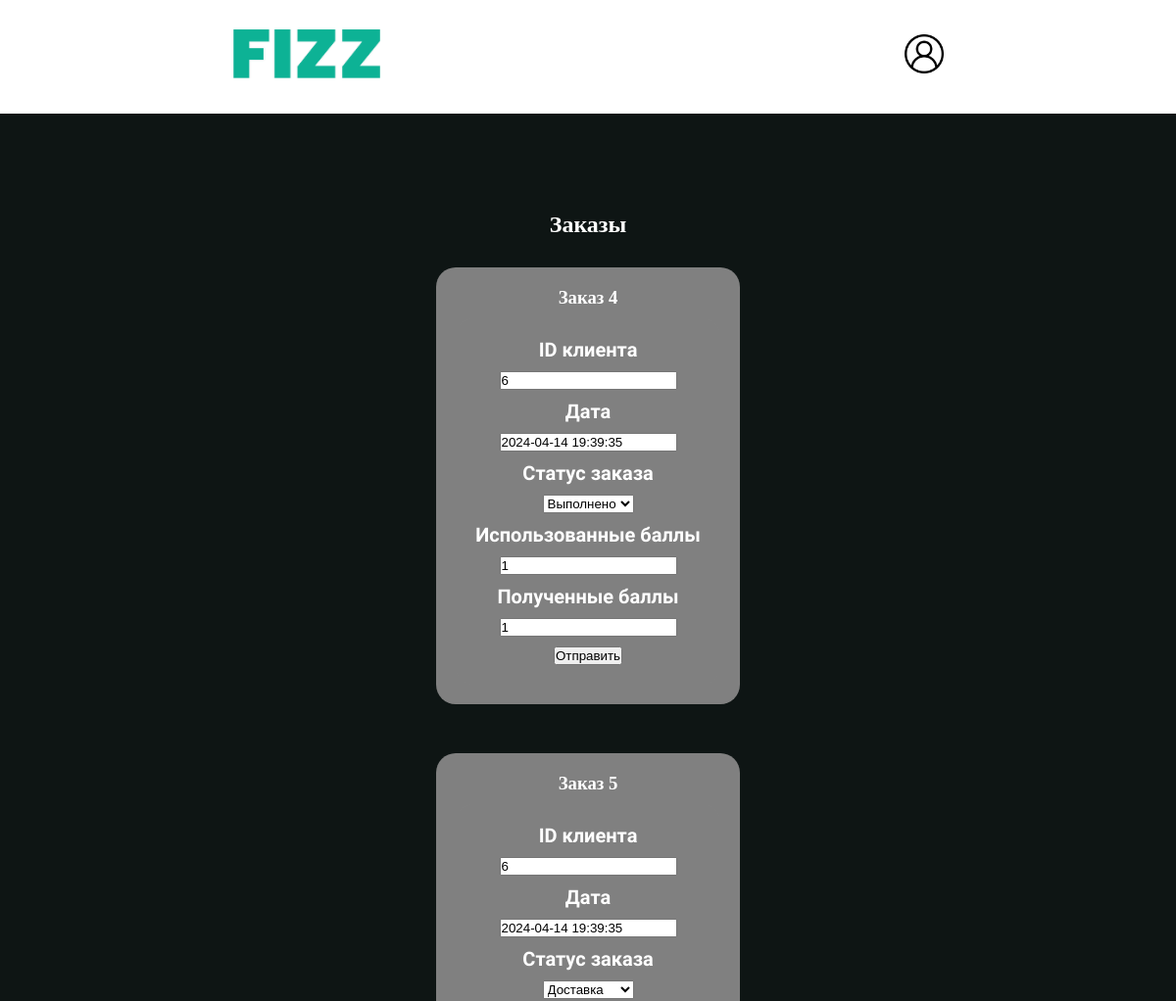
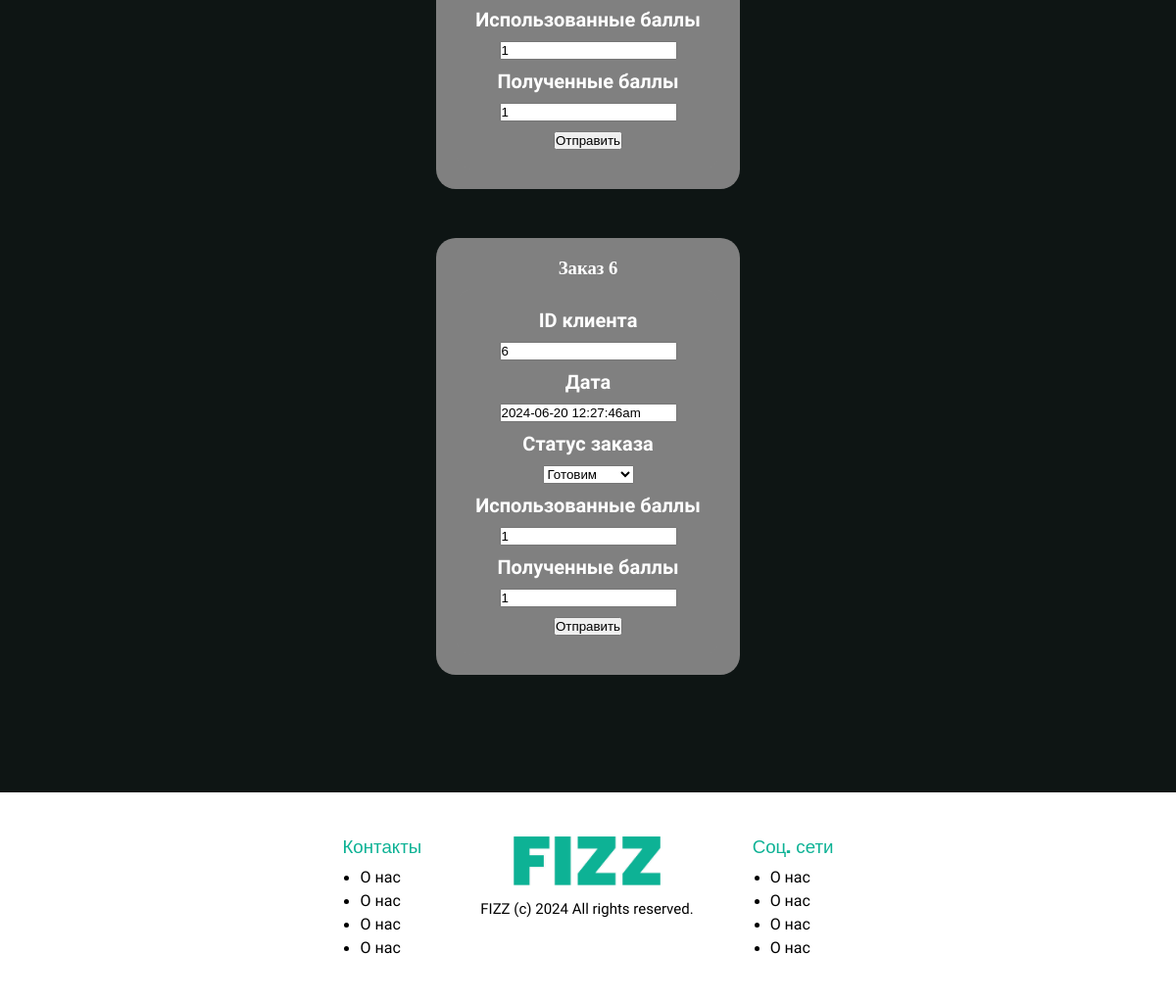
The app's page /admin/order-adm.php with its own data (2 pictures, top to bottom).
### tables this page shows
CREATE TABLE `Orders` (
  `Id_order` int NOT NULL,
  `User_id` int NOT NULL,
  `Date_of_order` varchar(30) NOT NULL,
  `Status` varchar(50) NOT NULL,
  `Total_price` decimal(25,0) NOT NULL,
  `Used_bonuses` decimal(10,0) DEFAULT NULL,
  `Accrued_bonuses` decimal(10,0) DEFAULT NULL,
  `Id_product` int DEFAULT NULL,
  `comment` varchar(255) DEFAULT NULL
);

### admin/order-adm.php (the view, shortened to what this page needs)
<?php
require_once "../connect/header.php";
require_once "../connect/connect.php";
$orders = mysqli_fetch_all(mysqli_query($con, "SELECT * From Orders"));
?>
    <main class="adm-editm">
        <section class="adm-edit">
        <div class="orders">
        <h2>Заказы</h2>
        <?php
foreach ($orders as $order) { ?>
<div class="cat-prod-ord-cont">
<h3>Заказ <?=$order[0]?></h3>
<form id="ord-form" method="post" action="ordADM.php">
<label for="user-id">ID клиента</label>
<input id="user-id" name="id_u" readonly type="text" value="<?=$order[1]?>">
<label for="date">Дата</label>
<input id="date" type="text" value="<?=$order[2]?>">
    <label for="status">Статус заказа</label>
    <select id="status" name="status">
  <option value="Готовим" <?php if ($order[3] === "Готовим") echo "selected"; ?> name = "status">Готовим</option>
  <option value="Доставка" <?php if ($order[3] === "Доставка") echo "selected"; ?> name = "status">Доставка</option>
  <option value="Выполнено" <?php if ($order[3] === "Выполнено") echo "selected"; ?> name = "status">Выполнено</option>
</select>
    <label for="bonus-u">Использованные баллы</label>
    <input type="text" value="<?=$order[5]?>">
    <label for="bonus-a">Полученные баллы</label>
    <input type="text" value="<?=$order[6]?>">
<input type="submit" value="Отправить">
</form>
</div>
        <?php } ?>
            </div>
        </section>
    </main>
    <?php include ("../connect/footer.php"); ?>
</body>
</html>

### style.css (style rules this page uses)
* { margin: 0; padding: 0; }
body { display: flex; flex-direction: column; background-color: #0E1514; }
main { display: flex; flex-direction: column; align-items: center; padding: 100px; }
section { display: flex; flex-direction: column; align-items: center; color: white; }
label { font-family: "Commissioner", sans-serif; font-weight: 600; font-size: 20px; }
.adm-editm { display: flex; }
.adm-editm h2 { color: white; }
.adm-edit { display: flex; flex-direction: row; justify-content: space-around; width: 100%; align-items: flex-start; }
.cat-prod-ord-cont { display: flex; flex-direction: column; align-items: center; gap: 10px; background-color: grey; padding: 20px; border-radius: 20px; margin: 0 0 20px 0; }
.create form, #ord-form { display: flex; flex-direction: column; align-items: center; gap: 10px; background-color: grey; padding: 20px; border-radius: 20px; }
.orders { display: flex; flex-direction: column; align-items: center; gap: 30px; }

### records on screen
orders: Id_order "4", id_u "6", Date_of_order "2024-04-14 19:39:35", status "Выполнено", Used_bonuses "1", Accrued_bonuses "1"
orders: Id_order "5", id_u "6", Date_of_order "2024-04-14 19:39:35", status "Доставка", Used_bonuses "1", Accrued_bonuses "1"
orders: Id_order "6", id_u "6", Date_of_order "2024-06-20 12:27:46am", Used_bonuses "1", Accrued_bonuses "1"
